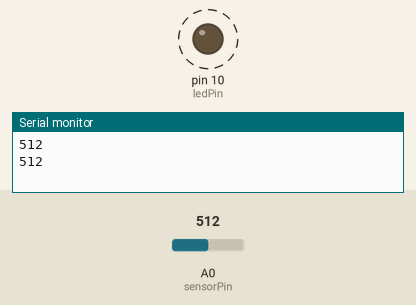
The sketch below on a simulated Arduino Uno, built with avr-gcc and run on an emulated ATmega328P. On the bench: output pins drawn as LEDs (lit = HIGH), the last lines printed to the serial monitor. Dashed ring = blinking. The test bench sets the inputs (shaded band); at power-on: A0 (sensorPin) = 512.

Above: at 1.8 s.
1.9 s: A0 (sensorPin) set to 306
At 2.2 s:
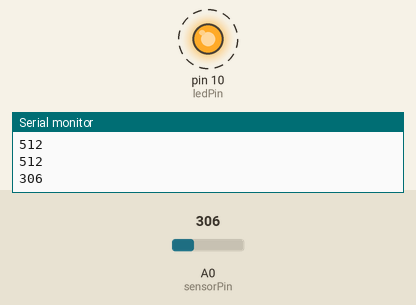
5.4 s: A0 (sensorPin) set to 122
At 5.56 s:
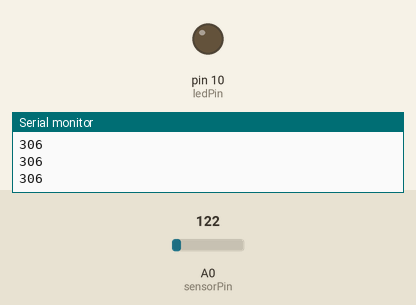
Timing chart, 0 to 14.9 s (numbered marks = the images above; inputs shaded):
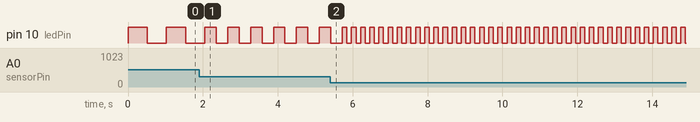

The sketch:

switchled2.ino
```cpp
int sensorPin = A0;
int ledPin = 10;
int sensorValue = 0;

void setup() {
  pinMode(ledPin, OUTPUT);
  Serial.begin(9600);
}

  void loop() {
    sensorValue = analogRead(sensorPin);
    Serial.println(sensorValue);
    digitalWrite(ledPin, HIGH);
    delay(sensorValue);
    digitalWrite(ledPin, LOW);
    delay(sensorValue);
  }
```

7segment.c
```cpp
int i,j ;

int ON = LOW;
int OFF = HIGH;


int digital[10][8] = {
{ON,ON,ON,ON,ON,ON,OFF,ON},
{OFF,ON,ON,OFF,OFF,OFF,OFF,OFF},
{ON,ON,OFF,ON,ON,OFF,ON,ON},
{ON,ON,ON,ON,OFF,OFF,ON,OFF},
{OFF,ON,ON,OFF,OFF,ON,ON,ON},
{ON,OFF,ON,ON,OFF,ON,ON,OFF},
{ON,OFF,ON,ON,ON,ON,ON,ON},
{ON,ON,ON,OFF,OFF,ON,OFF,OFF},
{ON,ON,ON,ON,ON,ON,ON,ON},
{ON,ON,ON,OFF,OFF,ON,ON,OFF}
};

int ledPins[] = {2,3,4,5,6,7,8,9};


void setup(){
  for (int i  = 0; i< 8; i++)
  pinMode(ledPins[i], OUTPUT);
}

   void loop() {
    for (i = 0; i<=9; i++){
      for (j = 0; j< 8; j++){
        digitalWrite(ledPins[j], digital[i][j]);

      }
      delay(1000);
    }
   }

    
```

hello.c
```cpp
#include <stdio.h>

main() {
printf("hello world!! \n");
}
```

Measured:
- after the input at 1.9 s, pin 10 (ledPin): alternates HIGH for 0.31 s and LOW for 0.31 s, starting after 0.46 s
- by itself, pin 10 (ledPin): alternates HIGH for 0.51 s and LOW for 0.51 s
